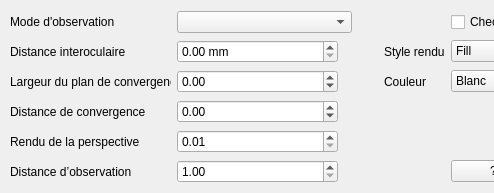
<?xml version="1.0" encoding="UTF-8"?>
<ui version="4.0">
 <class>configWindowForm</class>
 <widget class="QWidget" name="configWindowForm">
  <property name="geometry">
   <rect>
    <x>0</x>
    <y>0</y>
    <width>494</width>
    <height>193</height>
   </rect>
  </property>
  <property name="windowTitle">
   <string>Form</string>
  </property>
  <widget class="QWidget" name="layoutWidget">
   <property name="geometry">
    <rect>
     <x>10</x>
     <y>10</y>
     <width>526</width>
     <height>178</height>
    </rect>
   </property>
   <layout class="QGridLayout" name="gridLayout">
    <item row="4" column="1">
     <widget class="QDoubleSpinBox" name="doubleSpinBoxE">
      <property name="minimum">
       <double>0.010000000000000</double>
      </property>
      <property name="singleStep">
       <double>0.010000000000000</double>
      </property>
     </widget>
    </item>
    <item row="0" column="1">
     <widget class="QComboBox" name="comboBox">
      <property name="minimumSize">
       <size>
        <width>175</width>
        <height>0</height>
       </size>
      </property>
     </widget>
    </item>
    <item row="1" column="2">
     <spacer name="horizontalSpacer">
      <property name="orientation">
       <enum>Qt::Horizontal</enum>
      </property>
      <property name="sizeType">
       <enum>QSizePolicy::Fixed</enum>
      </property>
      <property name="sizeHint" stdset="0">
       <size>
        <width>40</width>
        <height>20</height>
       </size>
      </property>
     </spacer>
    </item>
    <item row="5" column="0">
     <widget class="QLabel" name="labelF">
      <property name="text">
       <string>Distance d’observation</string>
      </property>
     </widget>
    </item>
    <item row="3" column="1">
     <widget class="QDoubleSpinBox" name="doubleSpinBoxD">
      <property name="minimum">
       <double>-99.989999999999995</double>
      </property>
     </widget>
    </item>
    <item row="2" column="0">
     <widget class="QLabel" name="labelC">
      <property name="text">
       <string>Largeur du plan de convergence</string>
      </property>
     </widget>
    </item>
    <item row="2" column="1">
     <widget class="QDoubleSpinBox" name="doubleSpinBoxC">
      <property name="minimum">
       <double>-999.990000000000009</double>
      </property>
      <property name="maximum">
       <double>999.990000000000009</double>
      </property>
     </widget>
    </item>
    <item row="1" column="1">
     <widget class="QDoubleSpinBox" name="doubleSpinBoxB">
      <property name="suffix">
       <string> mm</string>
      </property>
     </widget>
    </item>
    <item row="1" column="0">
     <widget class="QLabel" name="labelB">
      <property name="text">
       <string>Distance interoculaire </string>
      </property>
     </widget>
    </item>
    <item row="3" column="0">
     <widget class="QLabel" name="labelD">
      <property name="text">
       <string>Distance de convergence</string>
      </property>
     </widget>
    </item>
    <item row="5" column="1">
     <widget class="QDoubleSpinBox" name="doubleSpinBoxF">
      <property name="minimum">
       <double>1.000000000000000</double>
      </property>
     </widget>
    </item>
    <item row="0" column="0">
     <widget class="QLabel" name="labelA">
      <property name="text">
       <string>Mode d'observation</string>
      </property>
     </widget>
    </item>
    <item row="4" column="0">
     <widget class="QLabel" name="labelE">
      <property name="text">
       <string>Rendu de la perspective </string>
      </property>
     </widget>
    </item>
    <item row="0" column="4">
     <widget class="QCheckBox" name="checkBox">
      <property name="text">
       <string>CheckBox</string>
      </property>
     </widget>
    </item>
    <item row="1" column="3">
     <widget class="QLabel" name="label">
      <property name="text">
       <string>Style rendu</string>
      </property>
     </widget>
    </item>
    <item row="1" column="4">
     <widget class="QComboBox" name="drawStyleComboB">
      <item>
       <property name="text">
        <string>Fill</string>
       </property>
      </item>
      <item>
       <property name="text">
        <string>Line</string>
       </property>
      </item>
      <item>
       <property name="text">
        <string>Silhouette</string>
       </property>
      </item>
      <item>
       <property name="text">
        <string>Point</string>
       </property>
      </item>
     </widget>
    </item>
    <item row="2" column="3">
     <widget class="QLabel" name="labelColor">
      <property name="text">
       <string>Couleur</string>
      </property>
     </widget>
    </item>
    <item row="2" column="4">
     <widget class="QComboBox" name="objetsColorComboB">
      <property name="currentIndex">
       <number>0</number>
      </property>
      <item>
       <property name="text">
        <string>Blanc</string>
       </property>
      </item>
      <item>
       <property name="text">
        <string>Bleu</string>
       </property>
      </item>
      <item>
       <property name="text">
        <string>Jaune</string>
       </property>
      </item>
      <item>
       <property name="text">
        <string>Magenta</string>
       </property>
      </item>
      <item>
       <property name="text">
        <string>Rouge</string>
       </property>
      </item>
      <item>
       <property name="text">
        <string>Vert</string>
       </property>
      </item>
     </widget>
    </item>
    <item row="5" column="4">
     <widget class="QPushButton" name="pushButton">
      <property name="text">
       <string>?</string>
      </property>
     </widget>
    </item>
   </layout>
  </widget>
 </widget>
 <resources/>
 <connections/>
</ui>
